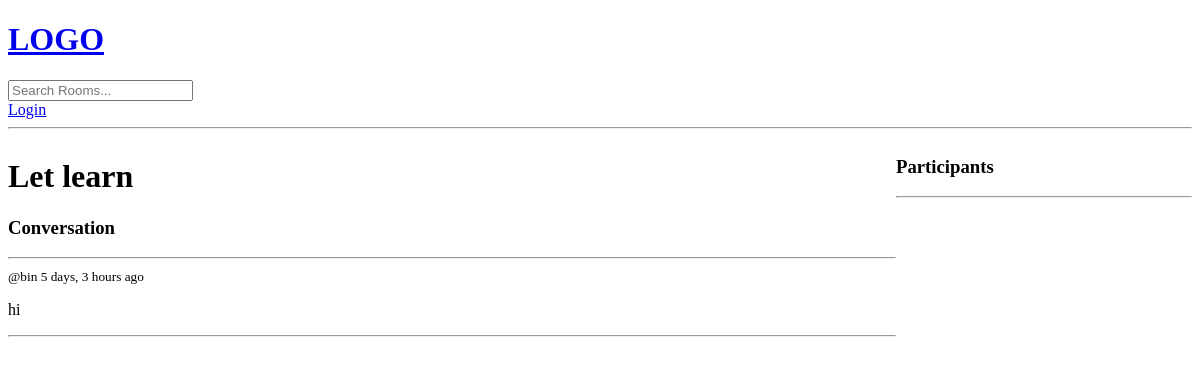
Page /room_page/1 on the earlier database version.
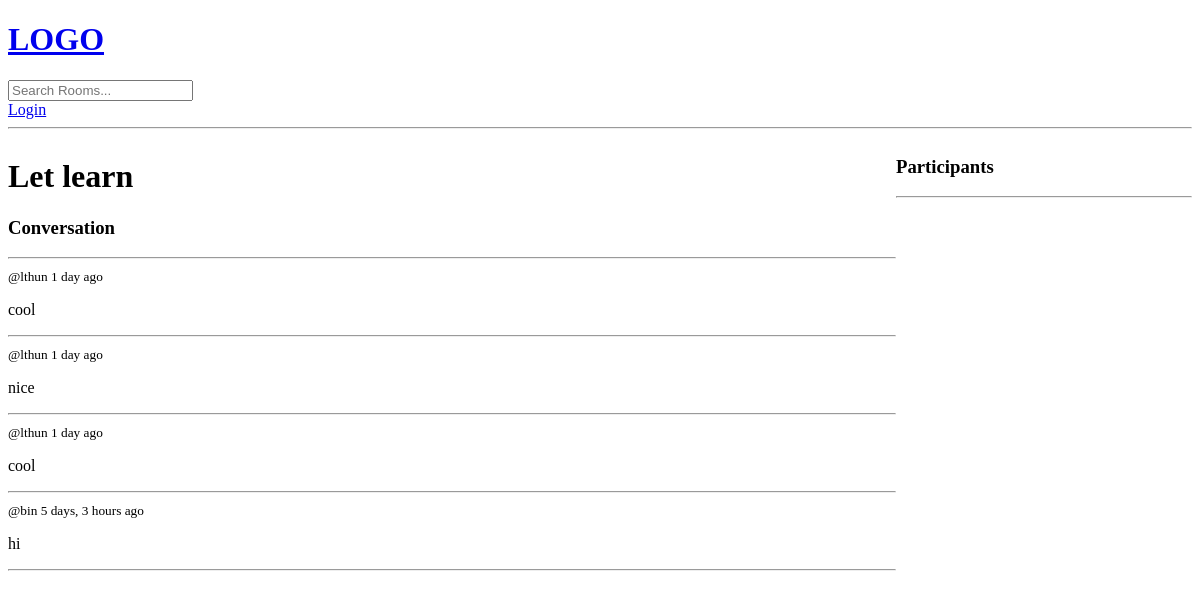
Same page on the later database version.
### base/models.py (models this page shows, shortened)
class Room(models.Model):
    host = models.ForeignKey(User, on_delete=models.SET_NULL, null=True)
    topic = models.ForeignKey(Topic, on_delete=models.SET_NULL, null=True)
    name = models.CharField(max_length=200)
    description = models.TextField(null=True, blank=True)
    participants = models.ManyToManyField(User, related_name='participants', blank=True)
    updated = models.DateTimeField(auto_now=True)
    created = models.DateTimeField(auto_now_add=True)
    class Meta:
        ordering = ['-updated', '-created']

class Message(models.Model):
    user = models.ForeignKey(User, blank=True, on_delete=models.CASCADE)
    room = models.ForeignKey(Room, null=True, on_delete=models.CASCADE)
    body = models.TextField()
    update = models.DateTimeField(auto_now=True)
    created = models.DateTimeField(auto_now_add=True)

### base/views.py (the view, shortened to what this page needs)
# urls.py: path('room_page/<str:pk>', views.room, name='room'),
def room(request, pk):
    room = Room.objects.get(id=pk)
    room_messages = room.message_set.all().order_by('-created')
    participants = room.participants.all()
    context = {'room': room, 'room_messages':room_messages , 'participants': participants}
    return render(request, 'base/room.html', context)

### base/templates/base/room.html (shortened to what this page needs)
{% extends 'main.html' %}
{% block content %}
<div class="room-container">
    <div>
        <h1>{{room.name}}</h1>
        <div class="comment-wrapper">
            <h3>Conversation</h3>
            <hr>
            {% for message in room_messages %}
            <div>
                <small>@{{message.user}} {{message.created|timesince}} ago
                </small>
                <p>{{message.body}}</p>
                <hr>
            </div>
            {% endfor %}
        </div>
    </div>
    <div class="">
        <h3>Participants</h3>
        <hr>
    </div>
</div>
{% endblock %}

### templates/main.html (shortened to what this page needs)
<!DOCTYPE html>
<html lang="en">
<head>
</head>
<body>
    {% include 'navbar.html' %}
    {% block content %}
    {% endblock %}
</body>
</html>

### templates/navbar.html
<a href="/">
    <h1>LOGO</h1>
</a>
<form action="{% url 'home'  %}" method="get">
    <input type="text" name="q" placeholder="Search Rooms...">
</form>
{% if request.user.is_authenticated %}
<p>hello </p>
<a href="{% url 'logout' %}">Logout</a>
{% else %}
<a href="{% url 'login' %}">Login</a>
{% endif %}
<hr>

### base/templates/base/room.html (style rules this page uses)
.room-container { display: grid; grid-template-columns: 3fr 1fr; }

Differences in the rows shown:
added Message: user "lthun", created "1 day", body "cool"
added Message: user "lthun", created "1 day", body "nice"
added Message: user "lthun", created "1 day", body "cool"
